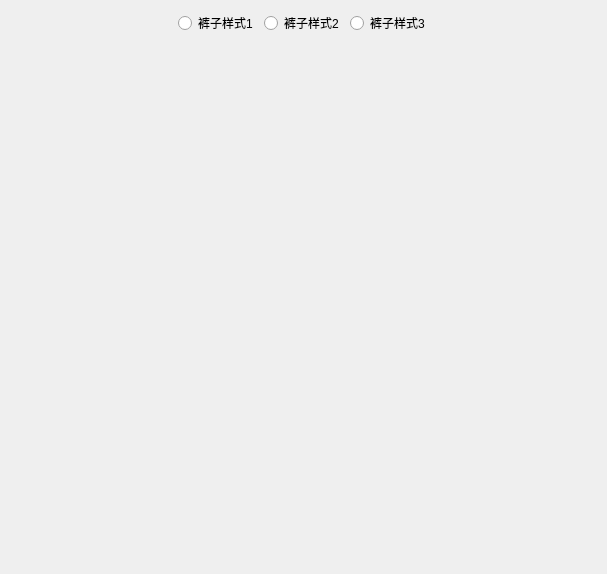
<?xml version="1.0" encoding="UTF-8"?>
<ui version="4.0">
 <class>Form</class>
 <widget class="QWidget" name="Form">
  <property name="geometry">
   <rect>
    <x>0</x>
    <y>0</y>
    <width>607</width>
    <height>574</height>
   </rect>
  </property>
  <property name="windowTitle">
   <string>Form</string>
  </property>
  <layout class="QVBoxLayout" name="verticalLayout_2">
   <item>
    <layout class="QHBoxLayout" name="horizontalLayout">
     <item>
      <spacer name="horizontalSpacer">
       <property name="orientation">
        <enum>Qt::Horizontal</enum>
       </property>
       <property name="sizeHint" stdset="0">
        <size>
         <width>40</width>
         <height>20</height>
        </size>
       </property>
      </spacer>
     </item>
     <item>
      <widget class="QRadioButton" name="radioButton_pants1">
       <property name="text">
        <string>裤子样式1</string>
       </property>
      </widget>
     </item>
     <item>
      <widget class="QRadioButton" name="radioButton_pants2">
       <property name="text">
        <string>裤子样式2</string>
       </property>
      </widget>
     </item>
     <item>
      <widget class="QRadioButton" name="radioButton_pants3">
       <property name="text">
        <string>裤子样式3</string>
       </property>
      </widget>
     </item>
     <item>
      <spacer name="horizontalSpacer_2">
       <property name="orientation">
        <enum>Qt::Horizontal</enum>
       </property>
       <property name="sizeHint" stdset="0">
        <size>
         <width>40</width>
         <height>20</height>
        </size>
       </property>
      </spacer>
     </item>
    </layout>
   </item>
   <item>
    <layout class="QHBoxLayout" name="horizontalLayout_2">
     <item>
      <spacer name="horizontalSpacer_3">
       <property name="orientation">
        <enum>Qt::Horizontal</enum>
       </property>
       <property name="sizeHint" stdset="0">
        <size>
         <width>40</width>
         <height>20</height>
        </size>
       </property>
      </spacer>
     </item>
     <item>
      <layout class="QVBoxLayout" name="verticalLayout">
       <item>
        <spacer name="verticalSpacer">
         <property name="orientation">
          <enum>Qt::Vertical</enum>
         </property>
         <property name="sizeHint" stdset="0">
          <size>
           <width>20</width>
           <height>40</height>
          </size>
         </property>
        </spacer>
       </item>
       <item>
        <widget class="QLabel" name="label">
         <property name="text">
          <string/>
         </property>
         <property name="pixmap">
          <pixmap>res/man/sexy.png</pixmap>
         </property>
         <property name="scaledContents">
          <bool>true</bool>
         </property>
        </widget>
       </item>
       <item>
        <spacer name="verticalSpacer_2">
         <property name="orientation">
          <enum>Qt::Vertical</enum>
         </property>
         <property name="sizeHint" stdset="0">
          <size>
           <width>20</width>
           <height>40</height>
          </size>
         </property>
        </spacer>
       </item>
      </layout>
     </item>
     <item>
      <spacer name="horizontalSpacer_4">
       <property name="orientation">
        <enum>Qt::Horizontal</enum>
       </property>
       <property name="sizeHint" stdset="0">
        <size>
         <width>40</width>
         <height>20</height>
        </size>
       </property>
      </spacer>
     </item>
    </layout>
   </item>
  </layout>
 </widget>
 <resources/>
 <connections/>
</ui>
